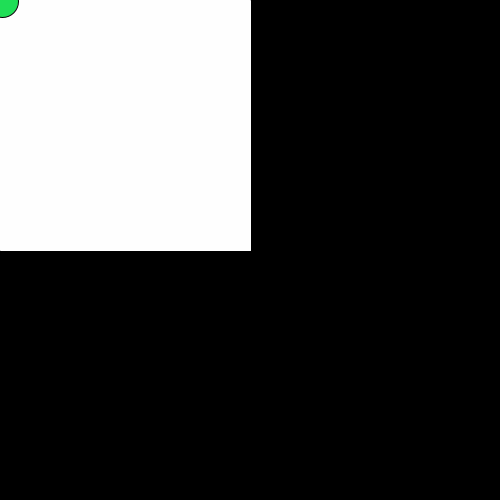
Frame 1 (no input)
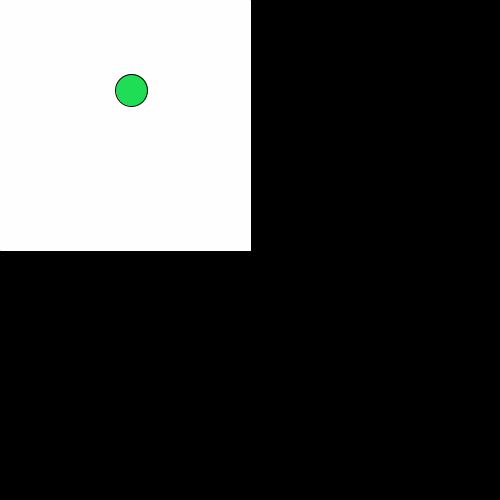
Frame 60 (the mouse pressed at the canvas centre just before this capture)
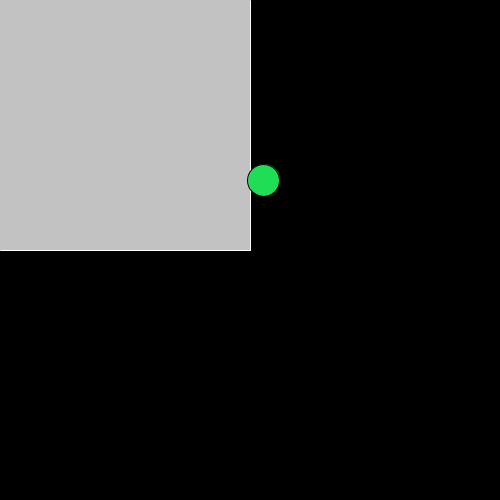
Frame 120 (the mouse held since frame 60 and released just before this capture)

The Processing sketch that drew these frames (run headless with seeded random() and noise(); from frame 60 on, the mouse is pressed at the canvas centre):

// Processing sketch: Exercise5_10
// ── Exercise5_10.pde

float x = 0;
float y = 0;
float xspeed = 2.2;
float yspeed = 1.5;
float r = 32;
float bright0 = 0;
float bright1 = 0;
float bright2 = 0;
float bright3 = 0;


void setup() {
  size(500,500);
  smooth();
}

void draw() {
  background(#2EA7AA);

 if (mouseX < 250 && mouseY < 250) { 
    bright0 = 255;
  } 
  else if (mouseX > 250 && mouseY < 250) { 
    bright1 = 255;
  } 
  else if (mouseX < 250 && mouseY > 250) { 
    bright2 = 255;
  } 
  else if (mouseX > 250 && mouseY > 250) { 
    bright3 = 255;
  } 

  // All rectangles always fade
  bright0 = bright0 - 1;
  bright1 = bright1 - 1;
  bright2 = bright2 - 1;
  bright3 = bright3 - 1;

  // Fill color and draw each rectangle
  noStroke(); 
  fill(bright0);
  rect(0,0,250,250); 
  fill(bright1);
  rect(250,0,250,250); 
  fill(bright2);
  rect(0,250,250,250); 
  fill(bright3);
  rect(250,250,250,250); 
  
  // Draw grid lines
  stroke(255); 
  line(250,0,250,250); 
  line(0,250,250,250); 

  x = x + xspeed;
  y = y + yspeed;

  if ((x > width) || (x < 0)) {
    xspeed = xspeed * -1;
    r = 64;
  }
  
  if ((y > height) || (y < 0)) {
    yspeed = yspeed * -1;
    r = 64;
  }

  stroke(0);
  fill(#1FDE56);
  ellipse(x,y,r,r);
  
  r = constrain(r-2,32,64);
}
